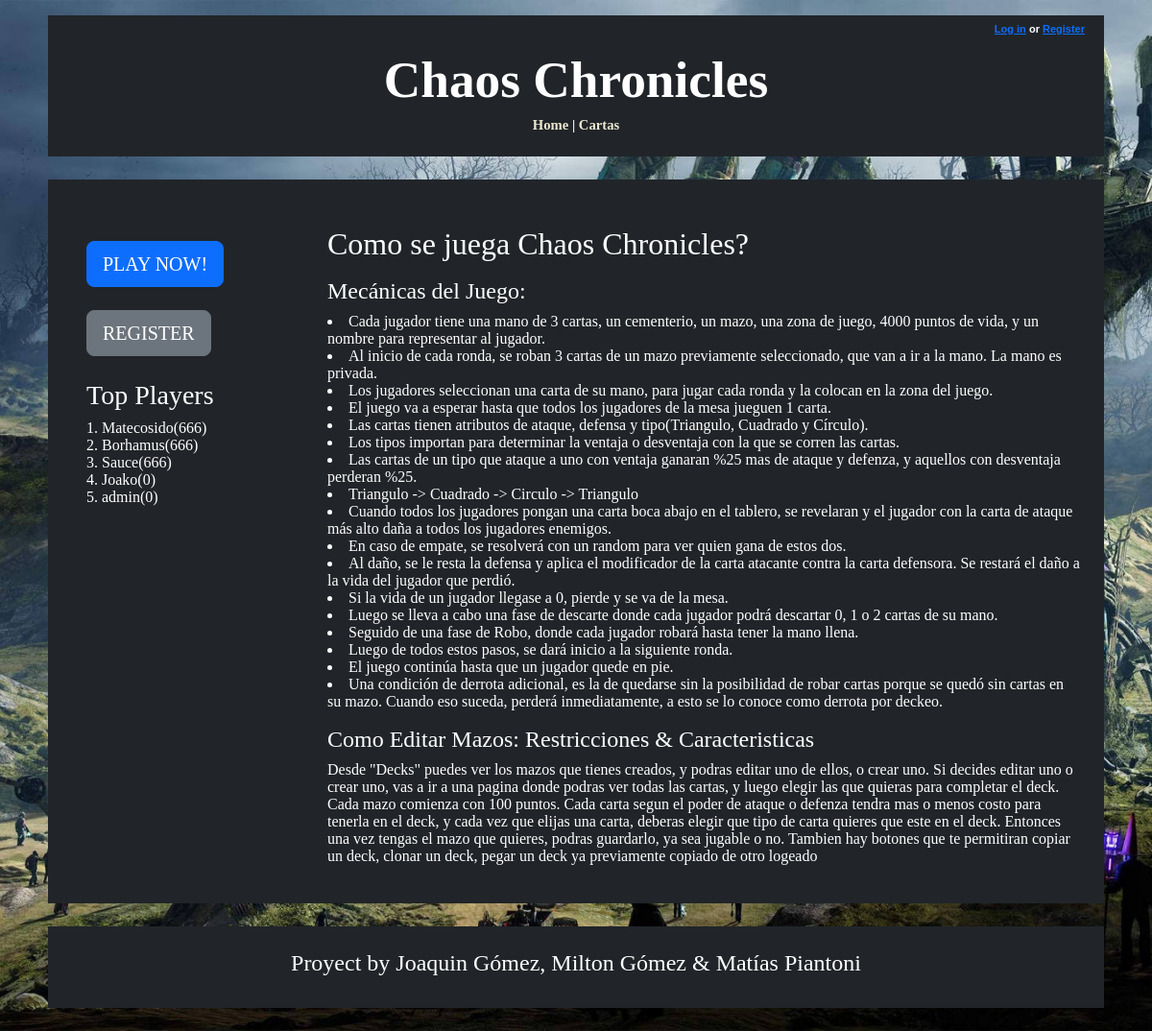
The page / on the database its author committed.
### logica/models.py (models this page shows, shortened)
class Jugador(AbstractUser):
    ScoreTotal = models.SmallIntegerField(default=0)
    Decks = models.ManyToManyField(Deck, blank=True)
    FotoPerfil = models.ImageField(blank=True, upload_to='perfilimages/')
    deck_seleccionado = models.ForeignKey('Deck', on_delete=models.SET_NULL, null=True, blank=True, related_name='jugador_seleccionado')

### logica/views.py (the view)
# urls.py: path('', HomeView.as_view(), name='home'),
class HomeView(TemplateView):
    template_name = 'home.html'
    def get_context_data(self, **kwargs):
        context = super().get_context_data(**kwargs)
        usuario = self.request.user
        context['jugadores']=Jugador.objects.all().order_by('-ScoreTotal').values()[:5]
        context['deck_seleccionado'] = usuario.deck_seleccionado if hasattr(usuario, 'deck_seleccionado') else None
        return context

### logica/templates/home.html (shortened to what this page needs)
{% extends "base_generic.html" %}
{% block content %}
<div class="container mt-4">
    <div class="row">
        <div class="col-sm-3 bg-dark p-4 text-white center-text">
            <div class="mb-3">
                {% if not user.is_authenticated %}
                    <a href = "{% url 'login' %}" class="btn btn-primary btn-lg btn-block mb-2">PLAY NOW!</a>
                {% else %}
                    <a href = "" class="btn btn-primary btn-lg btn-block mb-2">PLAY NOW!</a>
                {% endif %}
            </div>
            <div class="mb-4">
                {% if not user.is_authenticated %}
                    <a href = "{% url 'register' %}" class="btn btn-secondary btn-lg btn-block">REGISTER</a>
                {% else %}
                    <a href = "{% url 'deck_list' %}" class="btn btn-secondary btn-lg btn-block">Select Deck</a>
                {% endif %}
            </div>
            <div>
                <h3>Top Players</h3>
                <ul class="list-unstyled">
                    {% for jugador in jugadores %}
                        <li>{{forloop.counter}}. {{ jugador.username }}({{ jugador.ScoreTotal }}) </li>
                    {% endfor %}
                </ul>
            </div>
        </div>
        <div class="col-sm-9 bg-dark text-white p-2">
            <div class = "Tutorial">
                <h2>Como se juega Chaos Chronicles?</h2>
                <p>
                    <h4>Mecánicas del Juego:</h4>
                    <li>Cada jugador tiene una mano de 3 cartas, un cementerio, un mazo, una zona de juego, 4000 puntos de vida, y un nombre para representar al jugador.</li>
                    <li>Al inicio de cada ronda, se roban 3 cartas de un mazo previamente seleccionado, que van a ir a la mano. La mano es privada.</li>
                    <li>Los jugadores seleccionan una carta de su mano, para jugar cada ronda y la colocan en la zona del juego.</li>
                    <li>El juego va a esperar hasta que todos los jugadores de la mesa jueguen 1 carta.</li>
                    <li>Las cartas tienen atributos de ataque, defensa y tipo(Triangulo, Cuadrado y Círculo).</li>
                    <li>Los tipos importan para determinar la ventaja o desventaja con la que se corren las cartas.</li>
                    <li>Las cartas de un tipo que ataque a uno con ventaja ganaran %25 mas de ataque y defenza, y aquellos con desventaja perderan %25.</li>
                    <li>Triangulo -> Cuadrado -> Circulo -> Triangulo</li>
                    <li>Cuando todos los jugadores pongan una carta boca abajo en el tablero, se revelaran y el jugador con la carta de ataque más alto daña a todos los jugadores enemigos.</li>
                    <li>En caso de empate, se resolverá con un random para ver quien gana de estos dos.</li>
                    <li>Al daño, se le resta la defensa y aplica el modificador de la carta atacante contra la carta defensora. Se restará el daño a la vida del jugador que perdió.</li>
                    <li>Si la vida de un jugador llegase a 0, pierde y se va de la mesa.</li>
                    <li>Luego se lleva a cabo una fase de descarte donde cada jugador podrá descartar 0, 1 o 2 cartas de su mano.</li>
                    <li>Seguido de una fase de Robo, donde cada jugador robará hasta tener la mano llena.</li>
                    <li>Luego de todos estos pasos, se dará inicio a la siguiente ronda.</li>
                    <li>El juego continúa hasta que un jugador quede en pie.</li>
                    <li>Una condición de derrota adicional, es la de quedarse sin la posibilidad de robar cartas porque se quedó sin cartas en su mazo. Cuando eso suceda, perderá inmediatamente, a esto se lo conoce como derrota por deckeo.</li>
                </p>
            </div>
            <div class = "Deck-edition">
                <p>
                    <h4>Como Editar Mazos: Restricciones & Caracteristicas </h4>
                    Desde "Decks" puedes ver los mazos que tienes creados, y podras editar uno de ellos, o crear uno.
                    Si decides editar uno o crear uno, vas a ir a una pagina donde podras ver todas las cartas, y luego elegir las que quieras para completar el deck.
                    Cada mazo comienza con 100 puntos.
                    Cada carta segun el poder de ataque o defenza tendra mas o menos costo para tenerla en el deck, y cada vez que elijas una carta, deberas elegir que tipo de carta quieres que este en el deck.
                    Entonces una vez tengas el mazo que quieres, podras guardarlo, ya sea jugable o no.
                    Tambien hay botones que te permitiran copiar un deck, clonar un deck, pegar un deck ya previamente copiado de otro logeado
                </p>
            </div>
        </div>
    </div>
</div>
{% endblock %}

### logica/templates/base_generic.html (style rules this page uses)
body { background-attachment: fixed; background-image: url("/media/media/bg1.jpg"); min-height: 100vh; width: 100%; background-position: center; background-repeat: no-repeat; background-size: cover; font: 12pt Georgia, "Times New Roman", Times, serif; }

### rows shown on the page
Jugador: username "Matecosido", ScoreTotal "666"
Jugador: username "Borhamus", ScoreTotal "666"
Jugador: username "Sauce", ScoreTotal "666"
Jugador: username "Joako", ScoreTotal "0"
Jugador: username "admin", ScoreTotal "0"
